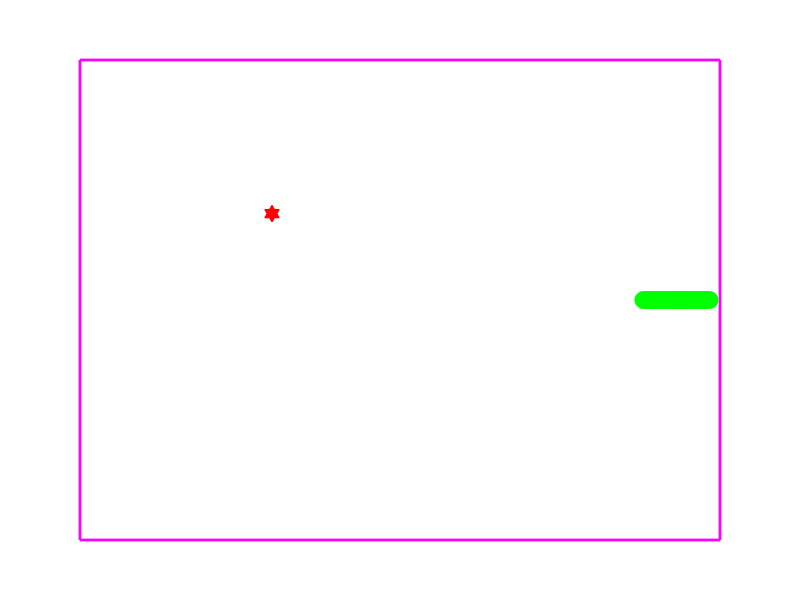

The MATLAB source for this figure:

%************************************************
%* Name: Steven Neveadomi Date: 10/27/17 *
%* Seat/Table: 47 File: Class_SDP_Prep_App.m *
%* Instructor: Bixler 11:10 *
%************************************************

%-------MAIN SCRIPT--------
%Any code within this function is automatically executed on start up as
%this function is the name of the script file.
%this function has no parameters and is the startup for the game
function [] = snake
%close all windows, clear all variables, and clear console screen
close all;
clear all;
clc;

%this is the time between each refresh of the snake.
speed=0.003;

%if the game is currently paused, >0 is true, 0 is false.
currently = 0;

%this determines the direction of the snake UP - 1 , RIGHT - 0 , DOWN - 3 ,
%LEFT - 2
%start snake going in the right direction.
snake_direction = 0;

%this controls how much space between the snake body parts. DONT TOUCH
snake_speed = 0.1;

%creates figure, name disp
disp=figure('units','pixels','Name','Snake the Game','Color','black');
%get screensize and set it to the Position parameter 
SCREEN_DIMENSIONS = get(0,'Screensize');

%player's score, by default 0.
PLAYER_SCORE=0;

%running is a boolean variable that breaks the main loop if the game is running or
%not.
running = 1;
%width and height of window, not the actual graph.
WIDTH = 700;
HEIGHT = 700;
%width and height of the graph 0<X<100 and 0<Y<100
GRAPH_WIDTH=50;
GRAPH_HEIGHT=50;
%dimensions in pixels of the screen laid out.
PLOT_DIMENSIONS = [SCREEN_DIMENSIONS(3)/2-WIDTH/2 SCREEN_DIMENSIONS(4)/2-HEIGHT/2 WIDTH HEIGHT];
%set the figure into the center of screen with proper dimensions
set(disp,'Position',PLOT_DIMENSIONS);
%turn off Resize, toolbar, and menubar (all unnecessary).
set(disp,'Resize','off');
set(disp,'ToolBar','none');
set(disp,'MenuBar','none');
%within the figure, anytime a key is pressed, send the data of the key
%pressed to the KeyPress function created.
set(disp,'KeyPressFcn',@keyPress);


%https://www.mathworks.com/help/matlab/ref/matlab.graphics.primitive.text-properties.html
title('Snake the Game','Color','white','FontName','Cambria','FontSize',20);

%makes figure boxed in
box on;



%set axii to the graph width and height
axis([0 GRAPH_WIDTH 0 GRAPH_HEIGHT]);
axis manual;
%remove the ticks
set(gca,'YTick', [],'XTick',[]);

set(gca,'Color','black');
set(gca,'XColor',[1 0 1]);
set(gca,'YColor',[1 0 1]);
set(gca,'LineWidth',2);
set(gca,'Position',[0.1,0.1,0.8,0.8]);
hold on

%snake body stored in groups of X,Y;
%first body part is the first column, etc.
snake_body = [GRAPH_WIDTH/2, GRAPH_HEIGHT/2; GRAPH_WIDTH/2-1, GRAPH_HEIGHT/2; GRAPH_WIDTH/2-2, GRAPH_HEIGHT/2;];

egg_position=[randi([1,GRAPH_WIDTH-1]),randi([1,GRAPH_HEIGHT-1])];
%initial plot of the snake body, represented by snake_actual. Green squares
%with a marker size of 10.
snake_plot=plot(snake_body(:,1),snake_body(:,2),'go','MarkerSize',12);
set(snake_plot,'MarkerFaceColor','g');

%this plots the egg initially
egg_plot=plot(egg_position(1,1),egg_position(1,2),'rh','MarkerSize',12,'MarkerFaceColor','r');

%this sets the snake to a good starting size.
growSnake(50);
setScore()

%this function turns the snake counter clock wise
%UP - 1 , RIGHT - 0 , DOWN - 3 ,LEFT - 2
function turnCCW
    %if the snake direction is 3, set to 0, as adding 1 to it would break
    %the system. Essentially this is turning it clockwise but due to the
    %nature of the direction system, this is necessary.
    if(snake_direction==3)
        snake_direction=0;
    else
        %simply just add 1, changes the direction properly (1->2, up->left)
    snake_direction=snake_direction+1;
    end
end

%this function turns the snake clock wise
%UP - 1 , RIGHT - 0 , DOWN - 3 ,LEFT - 2
function turnCW
    %must manually set 0 to 3 as subtracting 1 would not work.
    if(snake_direction==0)
        snake_direction=3;
    else
    %if it is not at 0, simply subtract 1 to change dir. properly
    %(2->1, left->up)
    snake_direction=snake_direction-1;
    end
end

%this function is embedded into the figure disp which holds the snake. any
%time the user is selected on this figure and presses a key, this function
%is triggered.
function keyPress(src, event)
    %switch statement, event.Key is the key being pressed.
    switch(event.Key)
        %if the up arrow is pressed
        case 'uparrow'
            %and the snake is going to the right
            if(snake_direction==0)
                %turn the snake upward or counter clock wise
                turnCCW;
            end
            %and the snake is going to the left
            if(snake_direction==2)
                %turn the snake downward or clock wise
                turnCW;
            end
        %if the down arrow is pressed
        case 'downarrow'
            %snake is going to the right
            if(snake_direction==0)
                %turn down or clock wise
                turnCW;
            end
            %snake is goig to the left
            if(snake_direction==2)
                %turn the snake down or counter clock wise
                turnCCW;
            end
        %if the left arrow is pressed    
        case 'leftarrow'
            %snake going up
            if(snake_direction==1)
                %turn left or counter clock wise
                turnCCW;
            end
            %snake going down
            if(snake_direction==3)
                %turn right or clock wise
                turnCW;
            end
        %if the right arrow is pressed
        case 'rightarrow'
            %if the snake is going up
            if(snake_direction==1)
                %turn to the right or clock wise
                turnCW;
            end
            %if the snake is going down
            if(snake_direction==3)
                %turn to the left or counter clock wise
                turnCCW;
            end
        case 'escape'
            running = 0;
    end
end

%draws the snake on the board by resetting the x data and the y data.
function drawSnake()
%sets all the x values of the snake body to the x data.
set(snake_plot, 'XData',snake_body(:,1));
%sets all the y values of the snake body to the y data.
set(snake_plot,'YData',snake_body(:,2));

end

%moves the snake in the proper direction.
function moveSnake()
    %set the entire body excluding the head = to the current position of
    %the head and body minus the last body length, essentially removing the
    %last body segment.
    snake_body(2:end,:)=snake_body(1:end-1,:);
    %now depending on the direction it is going, set the new head position
    %(or first body position) in the correct direction the snake is heading
    %eg if snake is going to the right( dir=0)
    if snake_direction==0
    %set the head to the current head position increased by the snake_speed
    %in the x direction (increasing the x position as it is going right)
    %snake_speed is the distance between each segment.
    snake_body(1,:)=[snake_body(1,1)+snake_speed,snake_body(1,2)];
    %if snake going up
    elseif snake_direction==1
    %set the head to the snake_speed + current y, to make it move up.
    snake_body(1,:)=[snake_body(1,1),snake_body(1,2)+snake_speed];
    %same concepts apply 
    elseif snake_direction==2
    snake_body(1,:)=[snake_body(1,1)-snake_speed,snake_body(1,2)];
    else
    snake_body(1,:)=[snake_body(1,1),snake_body(1,2)-snake_speed];
    end
    
end

%this function receives an integer parameter size which determines how many
%snake segments are added. This function works by finding the difference
%between the second to last body segment and the last segment, then uses
%this difference to find the new position of the new segment. Essentially
%this difference tells the direction of how the snake will grow.
function growSnake(size)
    %find the difference between the xy value of the 2nd to last segment of
    %the snake and the last segment of the snake. Use this difference to
    %find the position of the new snake segment. Repeat this till the for
    %loop finishes, essentially increase the snake body by value of size.
    diff=snake_body(end-1,:)-snake_body(end,:);
    
    %for i=1 till i=size,
    
    for i=1:size
    snake_body(end+1,:)=snake_body(end,:)-diff;
    end
end

%This function returns a boolean value if the snake is colliding. If the
%function returns a value of 1 if there is a collision, 0 if there isnt.
function bool=collision()
        %if the head equals 0 in the x or y or the graph boundaries, return
        % 1 for a collision.
        if(snake_body(1,1)>=GRAPH_WIDTH-0.8||snake_body(1,2)>=GRAPH_HEIGHT-0.8||snake_body(1,1)<=0.8||snake_body(1,2)<=0.8)
            bool=1;
            return;
        end
        for i=2:length(snake_body)
            if(snake_body(i,:)==snake_body(1,:))
                bool=1;
                return;
            end
        end
        bool=0;
end

%this function checks if the snake head is within 1 unit of the marker
%position, if so, grow snake and reset egg.
function collisionEgg()
    difference=egg_position-snake_body(1,:);
    if (difference(1)<1.4&&difference(1)>-1.4)&&(difference(2)<1.4&&difference(2)>-1.4)
        growSnake(40);
        PLAYER_SCORE=PLAYER_SCORE+10;
        setEgg();
    end
end

%this function gets a new egg position and updates the egg on the graph
function setEgg()
    getEggPosition();
    set(egg_plot,'XData',egg_position(1),'YData',egg_position(2));
    rgb=randomColor();
    set(egg_plot,'MarkerEdgeColor',rgb);
    set(egg_plot,'MarkerFaceColor',rgb);
    setScore();
end

%this function retrieves a random xy coordinate that is not colliding with
%the snake and within bounds, then sets that as the new egg_position.
function getEggPosition()
    noconflict=1;
    while noconflict
        temp=[randi([1,GRAPH_WIDTH-1]),randi([1,GRAPH_HEIGHT-1])];
        for i=1:length(snake_body)
            difference=snake_body(i,:)-temp;
                if(difference(1)<1.4&&difference(1)>-1.4)&&(difference(2)<1.4&&difference(2)>-1.4)
                    noconflict=0;
                end
        end
        if ~noconflict
            noconflict=1;
        else
            noconflict=0;
        end
    end
    egg_position=temp;
end

function setScore()
    xlabel(['SCORE: ',num2str(PLAYER_SCORE)],'FontSize',20,'Color','w','FontName','Cambria');
end

function rgb=randomColor()
    r=randi(10)/10;
    g=randi(10)/10;
    b=randi(10)/10;
    rgb=[r g b];
end
%------MAIN---------
while running

    moveSnake();
    drawSnake;
    if (collision())
        break;
    end
    collisionEgg();
    pause(speed);
end
close all
end